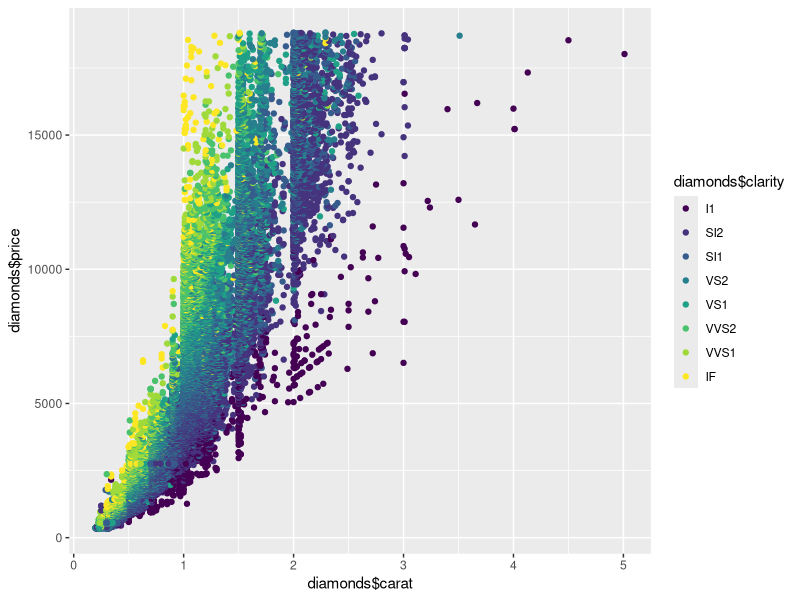

R code for this plot:
#install.packages("ggplot2")
library(ggplot2)

# diamond is build in data table
head(diamonds)
tail(diamonds)

#scatter plot
b = qplot(diamonds$carat, diamonds$price, col = diamonds$clarity)
b

